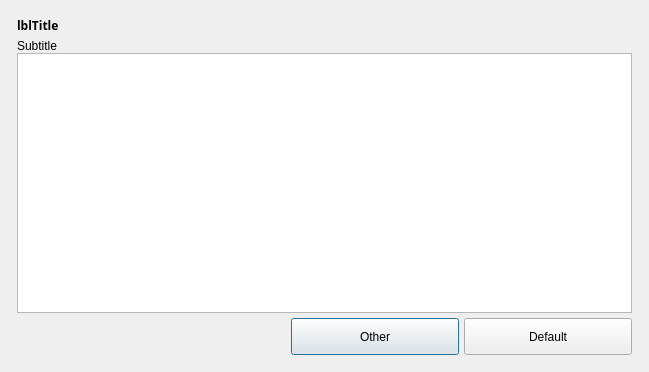
<?xml version="1.0" encoding="UTF-8"?>
<ui version="4.0">
 <class>Dialog</class>
 <widget class="QDialog" name="Dialog">
  <property name="geometry">
   <rect>
    <x>0</x>
    <y>0</y>
    <width>649</width>
    <height>372</height>
   </rect>
  </property>
  <property name="windowTitle">
   <string>Dialog</string>
  </property>
  <property name="autoFillBackground">
   <bool>false</bool>
  </property>
  <layout class="QVBoxLayout" name="verticalLayout_2">
   <item>
    <widget class="QFrame" name="frContainer">
     <property name="frameShape">
      <enum>QFrame::NoFrame</enum>
     </property>
     <property name="frameShadow">
      <enum>QFrame::Raised</enum>
     </property>
     <layout class="QVBoxLayout" name="verticalLayout">
      <property name="spacing">
       <number>0</number>
      </property>
      <property name="margin">
       <number>6</number>
      </property>
      <item>
       <layout class="QHBoxLayout" name="DialogTitle">
        <property name="bottomMargin">
         <number>5</number>
        </property>
        <item>
         <widget class="QLabel" name="lblTitle">
          <property name="sizePolicy">
           <sizepolicy hsizetype="Preferred" vsizetype="Preferred">
            <horstretch>0</horstretch>
            <verstretch>0</verstretch>
           </sizepolicy>
          </property>
          <property name="maximumSize">
           <size>
            <width>16777215</width>
            <height>45</height>
           </size>
          </property>
          <property name="font">
           <font>
            <family>Century Gothic</family>
            <weight>75</weight>
            <bold>true</bold>
           </font>
          </property>
          <property name="text">
           <string>lblTitle</string>
          </property>
         </widget>
        </item>
       </layout>
      </item>
      <item>
       <layout class="QHBoxLayout" name="horizontalLayout">
        <item>
         <layout class="QVBoxLayout" name="contentLayout">
          <item>
           <widget class="QLabel" name="lblSubtitle">
            <property name="text">
             <string>Subtitle</string>
            </property>
            <property name="wordWrap">
             <bool>true</bool>
            </property>
           </widget>
          </item>
          <item>
           <widget class="QTextEdit" name="txtMessage"/>
          </item>
         </layout>
        </item>
       </layout>
      </item>
      <item>
       <layout class="QHBoxLayout" name="DialogButtons">
        <property name="topMargin">
         <number>5</number>
        </property>
        <item>
         <spacer name="ButtonAlignSpacer">
          <property name="orientation">
           <enum>Qt::Horizontal</enum>
          </property>
          <property name="sizeHint" stdset="0">
           <size>
            <width>40</width>
            <height>20</height>
           </size>
          </property>
         </spacer>
        </item>
        <item>
         <widget class="QPushButton" name="btnCancel">
          <property name="enabled">
           <bool>true</bool>
          </property>
          <property name="minimumSize">
           <size>
            <width>168</width>
            <height>37</height>
           </size>
          </property>
          <property name="maximumSize">
           <size>
            <width>168</width>
            <height>37</height>
           </size>
          </property>
          <property name="text">
           <string>Other</string>
          </property>
          <property name="default">
           <bool>false</bool>
          </property>
         </widget>
        </item>
        <item>
         <spacer name="ButtonsSpacer">
          <property name="orientation">
           <enum>Qt::Horizontal</enum>
          </property>
          <property name="sizeType">
           <enum>QSizePolicy::Fixed</enum>
          </property>
          <property name="sizeHint" stdset="0">
           <size>
            <width>5</width>
            <height>20</height>
           </size>
          </property>
         </spacer>
        </item>
        <item>
         <widget class="QPushButton" name="btnOK">
          <property name="enabled">
           <bool>true</bool>
          </property>
          <property name="minimumSize">
           <size>
            <width>168</width>
            <height>37</height>
           </size>
          </property>
          <property name="maximumSize">
           <size>
            <width>168</width>
            <height>37</height>
           </size>
          </property>
          <property name="text">
           <string>Default</string>
          </property>
          <property name="default">
           <bool>false</bool>
          </property>
         </widget>
        </item>
       </layout>
      </item>
     </layout>
    </widget>
   </item>
  </layout>
 </widget>
 <resources/>
 <connections/>
</ui>
